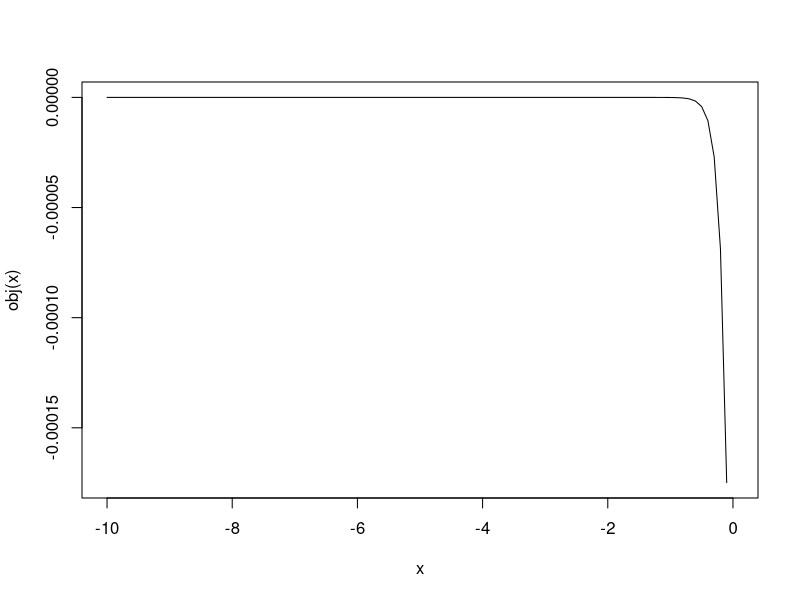
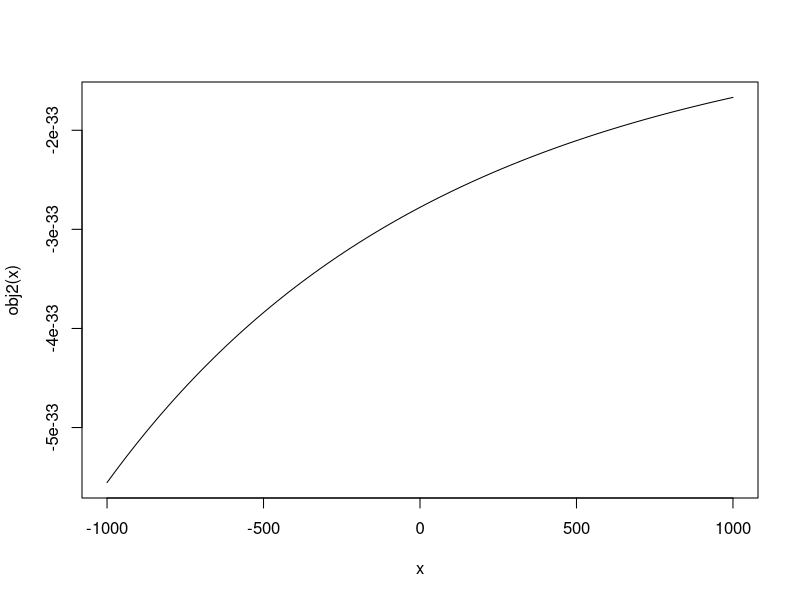

Generate these figures, in order, with R:


# Question 1' -------------------------------------------------------------

obj <- function(a){
  ((10000 ^ a) / a) - (1 / 2) * ((9900 ^ a) / a) - 
    (1 / 2) * ((10110 ^ a) / a)
}

curve(obj, from = -10, to = 0)

avals <- seq(-10, 0, length.out = 101)
guess <- data.frame(
  a = avals,
  v = obj(avals)
)

r <- uniroot(obj, c(-9,-8))
alpha_max <- r$root

obj2 <- function(G){
  a = alpha_max - 0.01 # to ensure refusing previous lottery
  10000 ^ a - (1 / 2) * (9000 ^ a) - (1 / 2) * ((10000 + G) ^ a)
}

curve(obj2, -1000, 1000)
abline(h = 0) # seems to asypmtotically approach 0

# Question 2 --------------------------------------------------------------

# Payoffs and prices
P_up <- matrix(c(1, 1.9444), ncol = 1)
D_up <- matrix(c(1, 2.5, 1, 1.5), nrow = 2, byrow = T)
P_dn <- matrix(c(0.96, 1.2742), ncol = 1)
D_dn <- matrix(c(1, 2, 1, 1), nrow = 2, byrow = T)
P_0 <- matrix(c(0.9487, 1.5285), ncol = 1)
D_0 <- rbind(t(P_up), t(P_dn))

# Cond'l A-D state prices
a_zuu <- t(P_up) %*% solve(D_up) %*% c(1, 0)
a_zud <- t(P_up) %*% solve(D_up) %*% c(0, 1)
a_zdu <- t(P_dn) %*% solve(D_dn) %*% c(1, 0)
a_zdd <- t(P_dn) %*% solve(D_dn) %*% c(0, 1)

# Date-0 prices
a0_zuu <- t(P_0) %*% solve(D_0) %*% c(a_zuu, 0)
a0_zud <- t(P_0) %*% solve(D_0) %*% c(0, a_zud)
a0_zdu <- t(P_0) %*% solve(D_0) %*% c(a_zdu, 0)
a0_zdd <- t(P_0) %*% solve(D_0) %*% c(0, a_zdd)

# Prices for Z_1 = {z_u = {uu, ud}, z_d = {du, dd}} 
a_z1 <- t(P_0) %*% diag(2) %*% solve(D_0)

# SDFs
a0 <- rbind(a0_zuu, a0_zud, a0_zdu, a0_zdd) # unconditional AD prices
a1 <- rbind(a_zuu, a_zud, a_zdu, a_zdd) # conditional (t = 1) AD prices
M_2 <- a1 * 2
M_1 <- t(a_z1) * 2

# Pricing kernels
m_2 <- M_2 / rep(M_1, each = 2)
m_1 <- M_1

# Risk-free rate
Rf_0 <- 1 / sum(a_z1) # ~ 3.1%
Rf_1_zu <- 1 / (a_zuu + a_zud) # 0%--asset 1 has same price in all 3 nodes
Rf_1_zd <- 1 / (a_zdu + a_zdd) # 4%

# Expected and excess returns on asset 2
Er_2_0 <- mean(c(1.9444, 1.2742)) / 1.5285
Eer_2_0 <- Er_2_0 - Rf_0 + 1 # excess return, t = 0

Er_2_up <- mean(c(2.5, 1.5)) / 1.9444
Eer_2_up <- Er_2_up - Rf_1_zu + 1 # t = 1, up

Er_2_dn <- 1.5 / 1.2742
Eer_2_dn <- Er_2_dn - Rf_1_zd + 1 # t = 1, down

# Optimal consumption
c2_s <- (1 / a0) / 4
num_a0 <- c2_s * a0
theta_1 <- (1 / 2) * a1

theta_1_opt <- c(theta_1[1] + theta_1[2], theta_1[3] + theta_1[4])
theta_0_opt <- theta_1_opt %*% solve(D_0) # this is it, or very close

